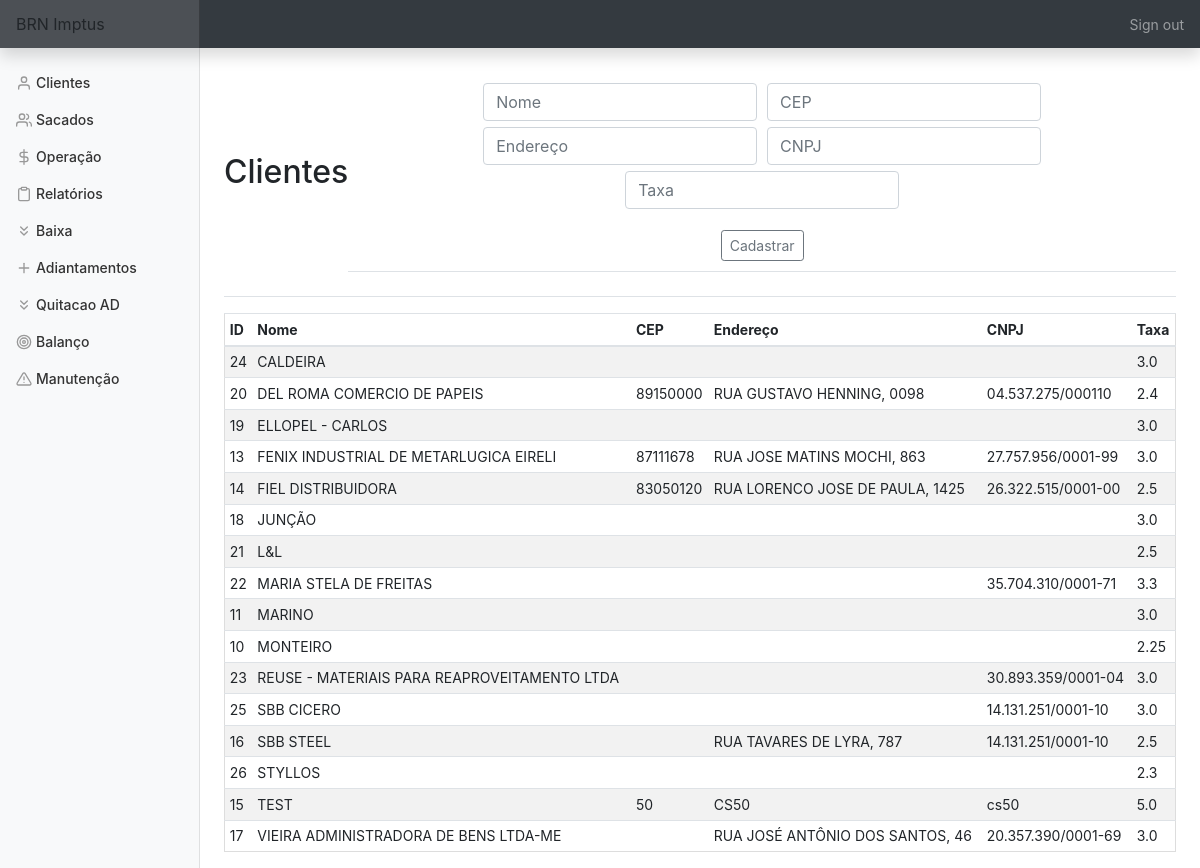
/clientes (signed in), run on an earlier commit of the app's database.
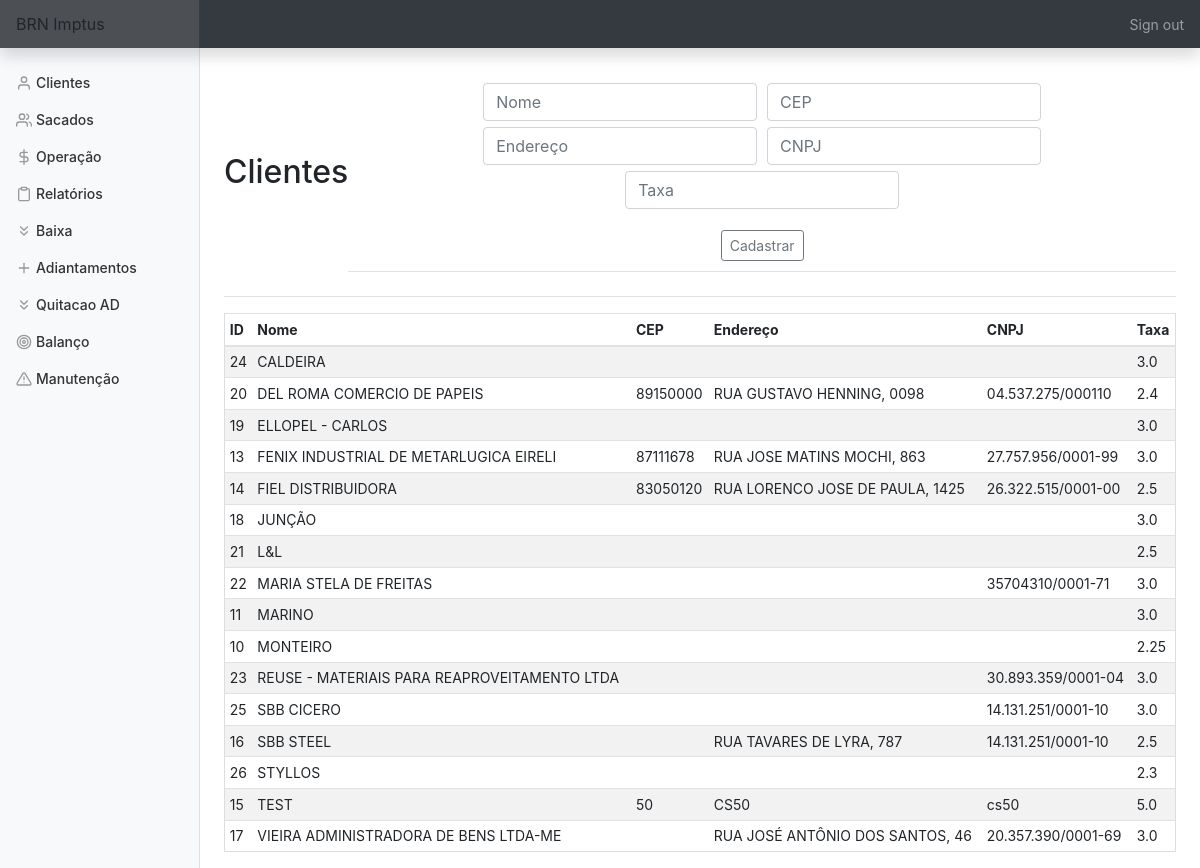
And on a later commit of the database.
### tables this page shows
CREATE TABLE clientes (id INTEGER PRIMARY KEY AUTOINCREMENT NOT NULL,
						nome TEXT NOT NULL,
						cep TEXT NOT NULL,
						endereço TEXT NOT NULL, cnpj TEXT, taxa FLOAT);

### app.py (the view, shortened to what this page needs)
@app.route('/clientes', methods=['GET', 'POST'])
@login_required
def clientes():
    con = sqlite3.connect(DATABASE)
    con.row_factory = sqlite3.Row
    cur = con.cursor()
    if request.method == 'GET':
        cur.execute('SELECT * FROM clientes ORDER BY nome')
        rows = cur.fetchall()
        return render_template('clientes.html', rows=rows)

### app.py (called while the page is built)
@app.after_request
def after_request(response):
    response.headers["Cache-Control"] = "no-cache, no-store, must-revalidate"
    response.headers["Expires"] = 0
    response.headers["Pragma"] = "no-cache"
    return response

### helper.py (called while the page is built)
def login_required(f):
    @wraps(f)
    def decorated_function(*args, **kwargs):
        if session.get("user_id") is None:
            return redirect("/login")
        return f(*args, **kwargs)
    return decorated_function

### templates/clientes.html (shortened to what this page needs)
{% extends "layout.html" %}
{% block main %}
    <div class='d-flex justify-content-between flex-warp flex-md-nowrap align-items-center pt-3 pb-2 mb-3 border-bottom'>
        <h1 class='h2'>Clientes</h1>
        <div class='d-flex justify-content-between flex-warp flex-md-nowrap align-items-center pt-3 pb-2 mb-3 border-bottom'>
            <form action='clientes' method='POST'>
                <div class='form-group'>
                    <input title='Insira o nome/razão social do cliente' alt='Insira o nome/razão social do cliente' name='nome' autofocus class='form-control' placeholder='Nome' type='text' required>
                    <input title='Insira o cep do cliente' alt='Insira o cep do cliente'name='cep' autofocus class='form-control' placeholder='CEP' type='number'>
                    <input title='Insira o endereço do cliente' alt='Insira o endereço do cliente'name='endereco' autofocus class='form-control' placeholder='Endereço' type='text'>
                    <input title='Insira o cpf/cnpj do cliente' alt='Insira o cpf/cnpj do cliente'name='cnpj' autofocus class='form-control' placeholder='CNPJ' type='text'>
                    <input title='Insira a taxa negociada com o cliente' alt='Insira a taxa negociada com o cliente'name='tx' autofocus class='form-control' placeholder='Taxa' type='number' step='0.01' required>
                </div>
                <button type='submit' class='btn btn-sm btn-outline-secondary'>Cadastrar</button>
            </form>
        </div>
    </div>
    <div class='table-responsive'>
        <table class='table table-striped table-sm'>
            <thead>
                <tr>
                    <th>ID</th>
                    <th>Nome</th>
                    <th>CEP</th>
                    <th>Endereço</th>
                    <th>CNPJ</th>
                    <th>Taxa</th>
                </tr>
            </thead>
            <tbody>
                {% for row in rows %}
                    <tr>
                        <td>{{ row['id'] }}</td>
                        <td>{{ row['nome'] }}</td>
                        <td>{{ row['cep'] }}</td>
                        <td>{{ row['endereço'] }}</td>
                        <td>{{ row['cnpj'] }}</td>
                        <td>{{ row['taxa'] }}</td>
                    </tr>
                {% endfor %}
            </tbody>
        </table>
    </div>
{% endblock %}

### templates/layout.html (shortened to what this page needs)
<!DOCTYPE html>
    <html lang="pt-br">
        <head>
            <link rel="stylesheet" href="https://stackpath.bootstrapcdn.com/bootstrap/4.5.2/css/bootstrap.min.css">
            <link href="https://maxcdn.bootstrapcdn.com/bootstrap/4.1.3/css/bootstrap.min.css" rel="stylesheet">
            <link href="/static/styles.css" rel="stylesheet">
        </head>
        <body>
            <nav class='navbar navbar-dark sticky-top bg-dark felx-md-nowrap p-0 shadow'>
                <a class='navbar-brand col-md-3 col-lg-2 mr-0 px-3'>BRN Imptus</a>
                {% if session.user_id %}
                <ul class='navbar-nav px-3'>
                    <li class='nav-item text-nowrap'>
                        <a class='nav-link' href='/logout'>Sign out</a>
                    </li>
                </ul>
                {% endif %}
            </nav>
            <div class='container-fluid'>
                <div class='row'>
                    {% if session.user_id %}
                    <nav id='sidebarMenu' class='col-md-3 col-lg-2 d-md-block bg-light sidebar collapse'>
                        <div class='sidebar-sticky pt-3'>
                            <ul class='nav flex-column'>
                                <li class='nav-item'><a class='nav-link' href='/clientes'><span data-feather='user'></span>Clientes</a></li>
                                <li class='nav-item'><a class='nav-link' href='/sacados'><span data-feather='users'></span>Sacados</a></li>
                                <li class='nav-item'><a class='nav-link' href='/preparacao'><span data-feather='dollar-sign'></span>Operação</a></li>
                                <li class='nav-item'><a class='nav-link' href='/relatorios'><span data-feather='clipboard'></span>Relatórios</a></li>
                                <li class='nav-item'><a class='nav-link' href='/baixa'><span data-feather='chevrons-down'></span>Baixa</a></li>
                                <li class='nav-item'><a class='nav-link' href='/adiantamentos'><span data-feather='plus'></span>Adiantamentos</a></li>
                                <li class='nav-item'><a class='nav-link' href='/quitacao'><span data-feather='chevrons-down'></span>Quitacao AD</a></li>
                                <li class='nav-item'><a class='nav-link' href='/balanco'><span data-feather='target'></span>Balanço</a></li>
                                <li class='nav-item'><a class='nav-link' href='/manutencao'><span data-feather='alert-triangle'></span>Manutenção</a></li>
                            </ul>
                        </div>
                    </nav>
                    {% endif %}
                </div>
            </div>
            <main role='main' class='col-md-9 ml-sm-auto col-lg-10 px-md-4'>
                {% block main %}
                {% endblock %}
            </main>
        </body>
    </html>

### static/styles.css (style rules this page uses)
main .form-control { display: inline-block; width: auto; margin: 3px; }
main { overflow-x: auto; text-align: center; }
main table { text-align: left; border-collapse: collapse; border-spacing: 0; width: 100%; border: 1px solid #ddd; }
main table td, th { text-align: left; padding: 16px; }
button { margin: 2px; }
body { font-size: .875rem; height:100%; }
.feather { width: 16px; height: 16px; vertical-align: text-bottom; }
.sidebar { position: fixed; top: 0; bottom: 0; left: 0; z-index: 100; padding: 48px 0 0; box-shadow: inset -1px 0 0 rgba(0, 0, 0, .1); }
.sidebar-sticky { position: relative; top: 0; height: calc(100vh - 48px); padding-top: .5rem; overflow-x: hidden; overflow-y: auto; }
.sidebar .nav-link { font-weight: 500; color: #333; }
.sidebar .nav-link .feather { margin-right: 4px; color: #999; }
.navbar-brand { padding-top: .75rem; padding-bottom: .75rem; font-size: 1rem; background-color: rgba(201, 195, 195, 0.158); box-shadow: inset -1px 0 0 rgba(0, 0, 0, .25); }

What changed in the data, as far as the page shows it:
changed clientes "MARIA STELA DE FREITAS": cnpj "35.704.310/0001-71" → "35704310/0001-71"; taxa "3.3" → "3.0"
